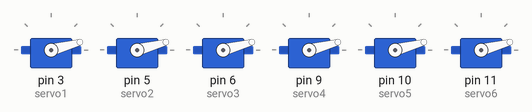
The sketch below on a simulated Arduino Uno, built with avr-gcc and run on an emulated ATmega328P. Parts: 6 × servo. At 2.3 s the program stops and its outputs stay as they are.

Above: at 0.05 s.
At 0.15 s:
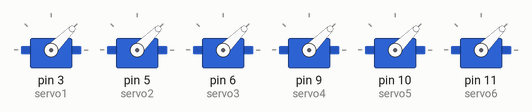
At 0.3 s:
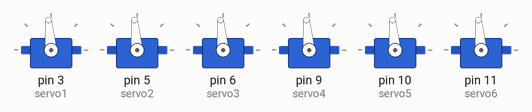
At 0.55 s:
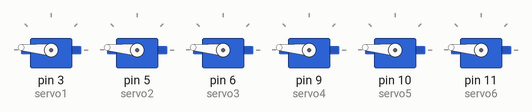
At 0.8 s:
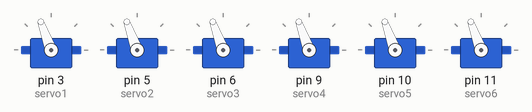
At 1.05 s:
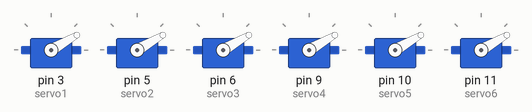
Timing chart, 0 to 3.0 s (numbered marks = the images above):
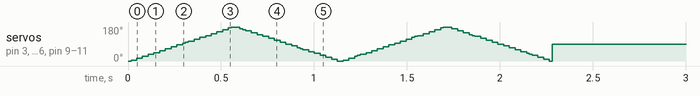

The sketch:

humanoid_servo_control1.ino
```cpp
#include <Servo.h>

Servo servo1;
Servo servo2;
Servo servo3;
Servo servo4;
Servo servo5;
Servo servo6;

unsigned long startTime;
const int sweepDuration = 2000; // المدة: 2 ثانية

void setup() {
  servo1.attach(3);   // سلك الإشارة رايح لـ D3
  servo2.attach(5);   // D5
  servo3.attach(6);   // D6
  servo4.attach(9);   // D9
  servo5.attach(10);  // D10
  servo6.attach(11);  // D11

  startTime = millis(); // نحفظ وقت بدء التشغيل
}

void loop() {
  // نشيك إذا مضى أقل من ثانيتين
  if (millis() - startTime < sweepDuration) {
    for (int pos = 0; pos <= 180; pos += 5) {
      moveAllServos(pos);
      delay(15);
    }
    for (int pos = 180; pos >= 0; pos -= 5) {
      moveAllServos(pos);
      delay(15);
    }
  } else {
    // نثبت جميع السيرفوات عند 90 درجة
    moveAllServos(90);
    while (true); // نوقف التكرار بعد التثبيت
  }
}

void moveAllServos(int angle) {
  servo1.write(angle);
  servo2.write(angle);
  servo3.write(angle);
  servo4.write(angle);
  servo5.write(angle);
  servo6.write(angle);
}
```
